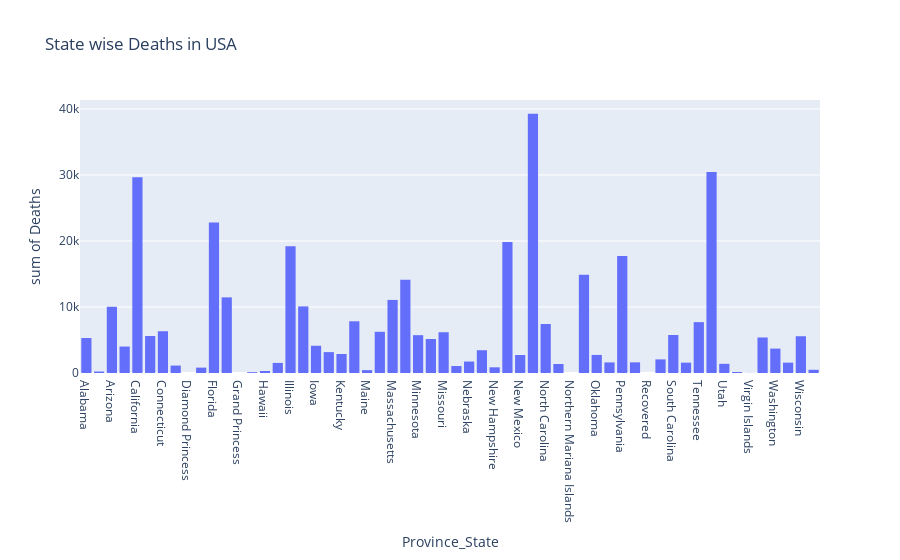

The notebook cell saved with this chart:
### Code cell
fig = go.Figure()

fig = px.histogram(usa_data, x='Province_State', y='Deaths', title="State wise Deaths in USA")

fig.show()

### Figure 1 — Plotly figure (JSON) as saved in the notebook; plotly's stock layout.template omitted (floating-point values rounded to 4 significant figures; data arrays with more than 128 entries replaced by an {"elided": "..."} marker saying what was removed)
{"data": [{"alignmentgroup": "True", "bingroup": "x", "histfunc": "sum", "hovertemplate": "Province_State=%{x}<br>sum of Deaths=%{y}<extra></extra>", "legendgroup": "", "marker": {"color": "#636efa", "pattern": {"shape": ""}}, "name": "", "offsetgroup": "", "orientation": "v", "showlegend": false, "type": "histogram", "x": {"elided": "3276 str values"}, "xaxis": "x", "y": {"elided": "3276 int values"}, "yaxis": "y"}], "layout": {"barmode": "relative", "legend": {"tracegroupgap": 0}, "title": {"text": "State wise Deaths in USA"}, "xaxis": {"anchor": "y", "domain": [0, 1], "title": {"text": "Province_State"}}, "yaxis": {"anchor": "x", "domain": [0, 1], "title": {"text": "sum of Deaths"}}}}
